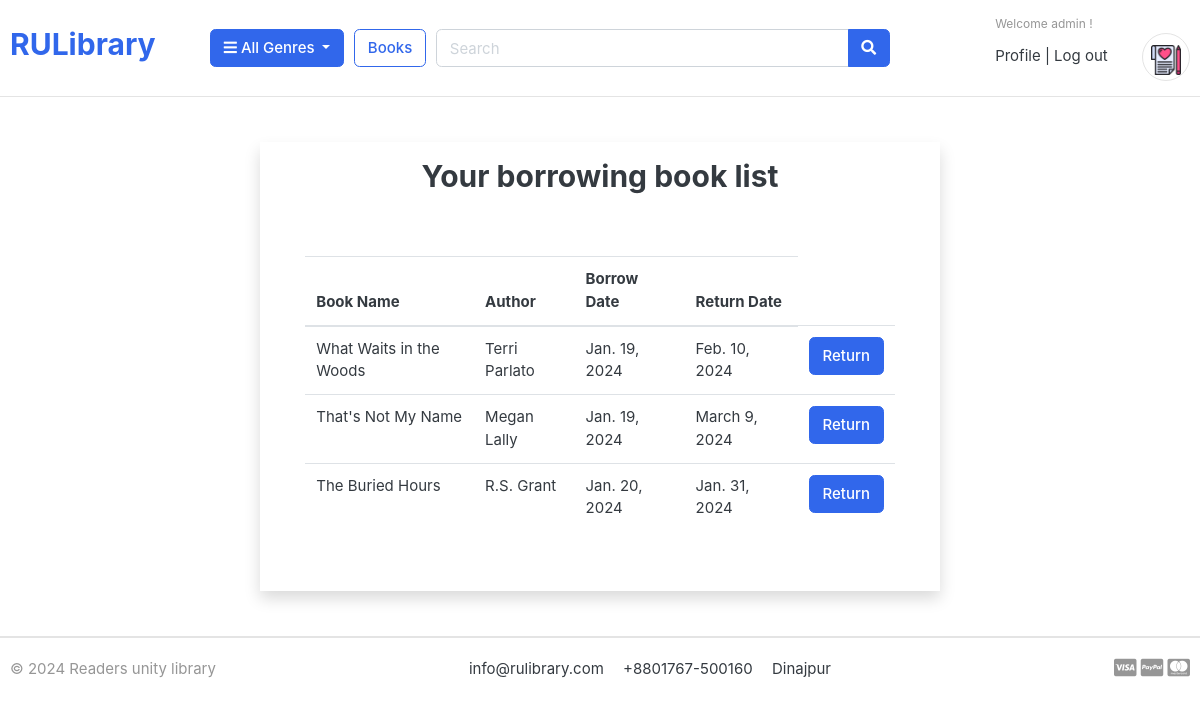
Before: /borrow/borrow_list/ (signed in) with the older database file.
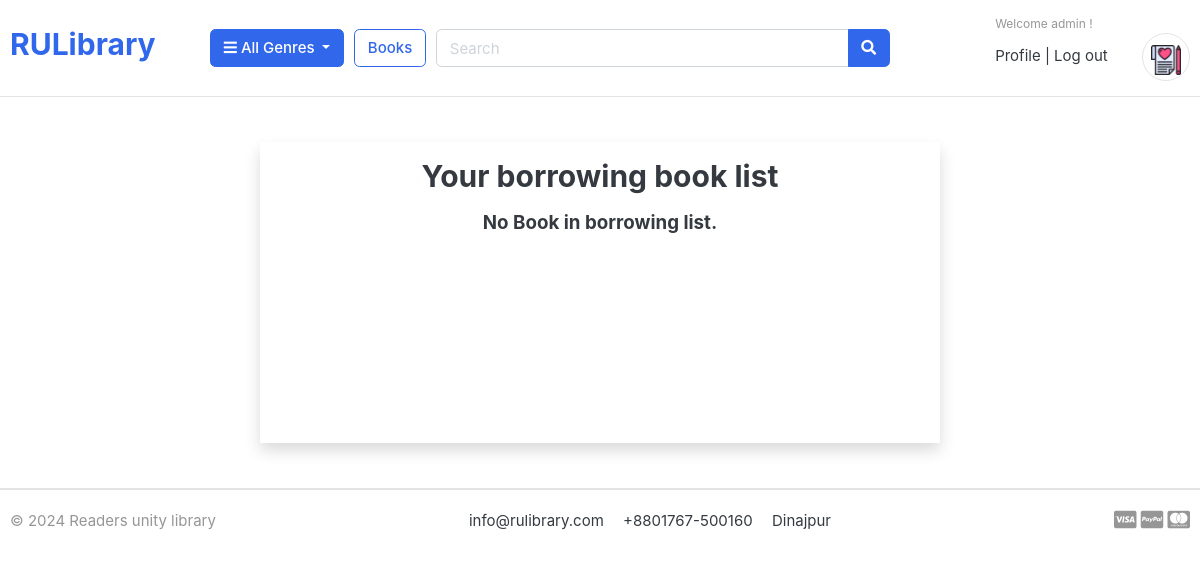
After: the same page with the newer database file.
### book/models.py (models this page shows, shortened)
class BorrowModel(models.Model):
    user=models.ForeignKey(User,on_delete=models.CASCADE)
    book=models.ForeignKey(BookModel,on_delete=models.CASCADE)
    borrow_date=models.DateField(auto_now_add=True)
    return_date=models.DateField()

class BookModel(models.Model):
    title=models.CharField(max_length=100)
    slug=models.SlugField(max_length=150,unique=True)
    author=models.CharField(max_length=100)
    description=models.TextField()
    image=models.ImageField(upload_to='images/books')
    isbn=models.CharField(max_length=50)
    genre=models.ManyToManyField(GenreModel)
    stock=models.IntegerField()
    availability=models.BooleanField(default=True)
    publication_date=models.DateField()
    total_page=models.IntegerField()
    cover=models.CharField(max_length=50,choices=[('paperback','Paper Back'),('hardcover','Hard Cover')])
    language=models.CharField(max_length=50)

### borrow/views.py (the view)
# urls.py: path('borrow_list/',views.borrow_list,name='borrow_list'),
def borrow_list(request):
    user=request.user
    model=BorrowModel.objects.filter(user=user)
    return render(request,'borrow-list.html',{'data':model})

### borrow/templates/borrow-list.html
{% extends 'base.html'%}
{% block body %}
<div class="container py-5">
    <div class="row">
        <div class="col-lg-7 mx-auto">
            <div class="card rounded-0 border-0 shadow">
                <div style="margin:auto;">
                    <h2 class="p-2 mt-2">Your borrowing book list</h2>
                </div>
                {% if data%}
                <div class="card-body p-5">
                    <div class="table-responsive">
                        <table class="table">
                            <thead>
                                <tr>
                                    <th scope="col">Book Name</th>
                                    <th scope="col">Author</th>
                                    <th scope="col">Borrow Date</th>
                                    <th scope="col">Return Date</th>
                                </tr>
                            </thead>
                            <tbody>
                                {% for item in data %}
                                <tr>
                                    <td>{{item.book.title}}</td>
                                    <td>{{item.book.author}}</td>
                                    <td>{{item.borrow_date}}</td>
                                    <td>{{item.return_date}}</td>
                                    <td><a href="{% url 'return' item.id%}" class="btn btn-block btn-primary">Return </a></td>
                                </tr>
                                {% endfor%}
                            </tbody>
                        </table>
                    </div>
                </div>
                {% else %}
                <div style="margin:auto;margin-bottom:200px">
                    <h5>No Book in borrowing list.</h5>
                </div>
                {% endif %}
            </div>
        </div>
    </div>
</div>
{% endblock body %}

### templates/base.html (shortened to what this page needs)
<!DOCTYPE HTML>
{% load static %}
<html lang="en">
<head>
<link href="{% static 'css/bootstrap.css'%}" rel="stylesheet" type="text/css"/>
<link href="{% static 'fonts/fontawesome/css/all.min.css'%}" type="text/css" rel="stylesheet">
<link href="{% static 'css/ui.css'%}" rel="stylesheet" type="text/css"/>
<link href="{% static 'css/responsive.css'%}" rel="stylesheet" media="only screen and (max-width: 1200px)" />
</head>
<body>
<header class="section-header">
    <section class="header-main border-bottom">
        <div class="container">
        <div class="row align-items-center">
        <div class="col-lg-2 col-md-3 col-6">
            <a href="{% url 'home'%}" class="brand-wrap">
                <h2>RULibrary</h2>
            </a>
        </div>
        <div class="col-lg col-sm col-md col-6 flex-grow-0">
            <div class="category-wrap dropdown d-inline-block float-right">
                <button type="button" class="btn btn-primary dropdown-toggle" data-toggle="dropdown">
                    <i class="fa fa-bars"></i> All Genres
                </button>
            </div>
        </div>
        <a href="{% url 'book'%}" class="btn btn-outline-primary">Books</a>
        <div class="col-lg  col-md-6 col-sm-12 col">
            <form method='post' action="#" class="search">
                <div class="input-group w-100">
                    <input type="text" class="form-control " style="width:60%;" placeholder="Search" name='search_field' required>
                    <div class="input-group-append">
                    <button class="btn btn-primary" type="submit">
                        <i class="fa fa-search"></i>
                    </button>
                    </div>
                </div>
            </form>
        </div>
        <div class="col-lg-3 col-sm-6 col-8 order-2 order-lg-3">
                    <div class="d-flex justify-content-end mb-3 mb-lg-0">
                        <div class="widget-header">
                            <small class="title text-muted">
                                Welcome {% if request.user.is_authenticated%}
                                {{request.user.first_name}}
                                {% else %} Guest {% endif %}!
                            </small>
                            <div>
                                {% if request.user.is_authenticated%}
                                <a href="{% url 'profile' %}">Profile</a> <span class="dark-transp"> | </span>
                                <a href="{% url 'logout' %}"> Log out</a>
                                <a href="{% url 'wishlist' %}" class="widget-header pl-3 ml-3">
                                    <div class="icon icon-sm rounded-circle border">
                                        <img src="{% static 'images/icons/love-letter.png'%}" alt="wishlist" style="width: 30px;">
                                    </div>
                                </a>
                                {% else %}
                                <a href="{% url 'login' %}">Sign in</a> <span class="dark-transp"> | </span>
                                <a href="{% url 'register' %}"> Register</a>
                                {% endif %}
                            </div>
                        </div>
                    </div>
                </div>
    </div>
        </div>
    </section>
</header>
{% block body%}{% endblock %}
<footer class="section-footer border-top">
	<div class="container">
		<section class="footer-bottom border-top row">
			<div class="col-md-3">
				<p class="text-muted"> &copy 2024 Readers unity library </p>
			</div>
			<div class="col-md-7 text-md-center">
				<span  class="px-2">info@rulibrary.com</span>
				<span  class="px-2">+8801767-500160</span>
				<span  class="px-2">Dinajpur</span>
			</div>
			<div class="col-md-2 text-md-right text-muted">
				<i class="fab fa-lg fa-cc-visa"></i>
				<i class="fab fa-lg fa-cc-paypal"></i>
				<i class="fab fa-lg fa-cc-mastercard"></i>
			</div>
		</section>
	</div>
</footer>
</body>
</html>

### static/css/ui.css (style rules this page uses)
html { font-family: "Inter", sans-serif; font-size: 15px; }
.icon-xs, .icon-sm, .icon-md, .icon-lg { display: inline-block; text-align: center; flex-shrink: 0; flex-grow: 0; }
.icon-sm { width: 48px; height: 48px; line-height: 48px !important; font-size: 20px; }
p:last-child { margin-bottom: 0; }
.header-main { position: relative; padding-top: 1rem; padding-bottom: 1rem; }
.widget-header { display: inline-block; vertical-align: middle; position: relative; }
.widget-header a { color: #343a40; }
.widget-header .title { display: block; }
.footer-bottom { padding-top: 20px; padding-bottom: 20px; }

Changed rows visible on the page:
removed BorrowModel: book "What Waits in the Woods", book.author "Terri Parlato", borrow_date "Jan. 19, 2024", return_date "Feb. 10, 2024"
removed BorrowModel: book "That's Not My Name", book.author "Megan Lally", borrow_date "Jan. 19, 2024", return_date "March 9, 2024"
removed BorrowModel: book "The Buried Hours", book.author "R.S. Grant", borrow_date "Jan. 20, 2024", return_date "Jan. 31, 2024"
Other visible differences:
text no longer shown: "Book Name Author Borrow Date Return Date"
text now shown: "No Book in borrowing list."
